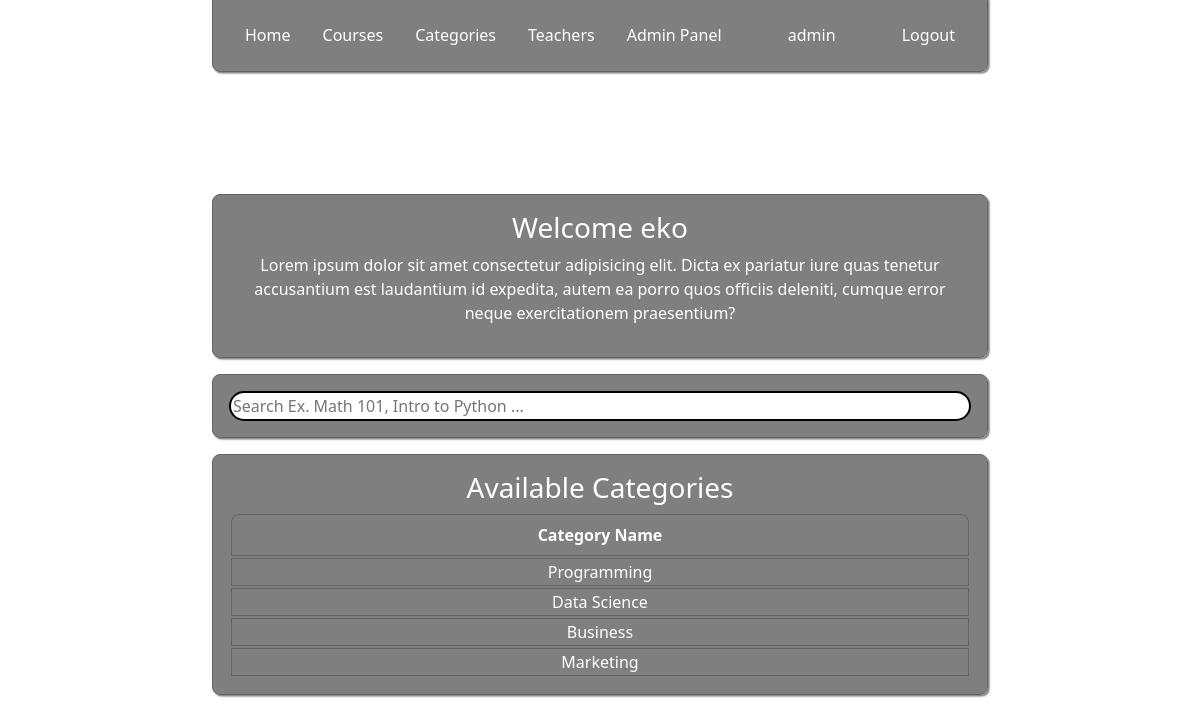
The app's page /categories.php (signed in) with its own data.
### tables this page shows
CREATE TABLE `categories` (
  `category_id` int(10) unsigned NOT NULL AUTO_INCREMENT,
  `category_name` varchar(100) NOT NULL,
  PRIMARY KEY (`category_id`)
);

### categories.php (the view, shortened to what this page needs)
<?php
include "base.php";
$user = $_SESSION['user'];
if (isset($_GET['search'])){
    $search =   trim($_GET['search']);
    $query = $pdo -> prepare("SELECT * FROM course_project.categories WHERE
                                                category_name LIKE ? ");
    $query -> execute(["%$search%"]);
    $categories = $query -> fetchAll();
} else {
    $query = $pdo -> query("SELECT * FROM course_project.categories");
    $categories = $query -> fetchAll();
}
?>
<div class="container mt-5">
    <h1 class="text-center">Current Categories</h1>
        <div class="card w-100 mt-3 text-center">
            <h3>Welcome <?= $user['name'] ?></h3>
            <p>Lorem ipsum dolor sit amet consectetur adipisicing elit. Dicta ex pariatur iure quas tenetur accusantium est laudantium id expedita, autem ea porro quos officiis deleniti, cumque error neque exercitationem praesentium?</p>
        </div>
        <?php include('search.php'); ?>
        <div class="card w-100 mt-3">
            <h3 class="text-center">Available Categories</h3>
            <table class="text-center w-100">
                <thead>
                    <tr>
                        <th>Category Name</th>
                    </tr>
                </thead>
            <?php foreach($categories as $category): ?>
                <tr>
                    <td><?= $category['category_name'] ?></td>
                </tr>
            <?php endforeach ?>
            </table>
        </div>
</div>

### static/css/base.css (style rules this page uses)
:root { --text-color: white; --bg-grad: linear-gradient(rgb(78, 78, 78),rgb(34, 34, 34)); --bg-grad-2: linear-gradient(rgb(110, 110, 110),rgb(77, 77, 77)); --bg-grad-3: linear-gradient(rgb(150, 150, 150),rgb(110, 110, 110)); --border-color: 1px solid rgb(100, 100, 100); --border-color-gold: 2px solid rgb(150, 120, 40); --border-color-blue: 2px solid rgb(103, 168, 206); --shadow: 0.1rem 0.1rem 0.1rem rgba(0, 0, 0, 0.5); --shadow-strong: 0.2rem 0.2rem 0.3rem rgba(0, 0, 0, 1); }
h1, h2, h3, h4, h5, h6, div, form, li, ul, nav, a, p { color: white !important; }
body { background-image: url("../img/purple_abstract_wallpaper.jpg"); background-repeat: no-repeat; background-attachment: fixed; background-size: cover; background-position: center; }
table { border-collapse: separate; }
th { padding: 0.5rem !important; border: var(--border-color); border-radius: 0.5rem 0.5rem 0rem 0rem !important; }
td { border: var(--border-color); text-align: center; }
.container { max-width: 800px; }
.card { padding: 1rem; border-radius: 0.5rem; border: var(--border-color); box-shadow: var(--shadow); background-color: rgba(0, 0, 0, 0.5); backdrop-filter: blur(10px); scale: 1; transition: all ease-in-out 0.1s ; }

### records on screen
categories: category_name "Programming"
categories: category_name "Data Science"
categories: category_name "Business"
categories: category_name "Marketing"

### other values on screen
$user['role'] "admin"
$user['name'] "eko"
